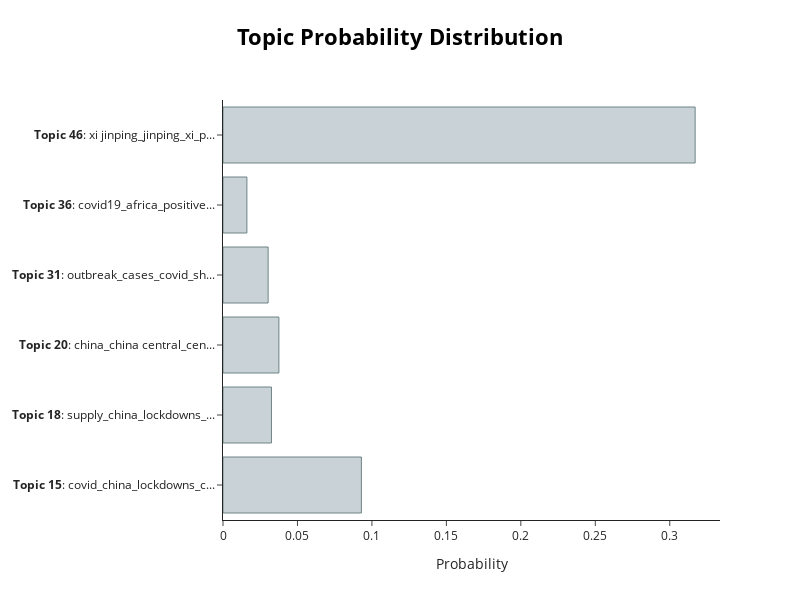

Source (notebook cell):
### Code cell
%matplotlib inline
topic_model.visualize_distribution(probs[200], min_probability=0.015) #Muestra la distribución de probabilidades

### Figure 1 — Plotly figure (JSON) as saved in the notebook; plotly's stock layout.template omitted (floating-point values rounded to 4 significant figures)
{"data": [{"marker": {"color": "#C8D2D7", "line": {"color": "#6E8484", "width": 1}}, "orientation": "h", "type": "bar", "x": [0.09294, 0.03254, 0.03754, 0.03031, 0.01605, 0.3171], "y": ["<b>Topic 15</b>: covid_china_lockdowns_c...", "<b>Topic 18</b>: supply_china_lockdowns_...", "<b>Topic 20</b>: china_china central_cen...", "<b>Topic 31</b>: outbreak_cases_covid_sh...", "<b>Topic 36</b>: covid19_africa_positive...", "<b>Topic 46</b>: xi jinping_jinping_xi_p..."]}], "layout": {"height": 600, "hoverlabel": {"bgcolor": "white", "font": {"family": "Rockwell", "size": 16}}, "title": {"font": {"color": "Black", "size": 22}, "text": "<b>Topic Probability Distribution", "x": 0.5, "xanchor": "center", "y": 0.95, "yanchor": "top"}, "width": 800, "xaxis": {"title": {"text": "Probability"}}}}
